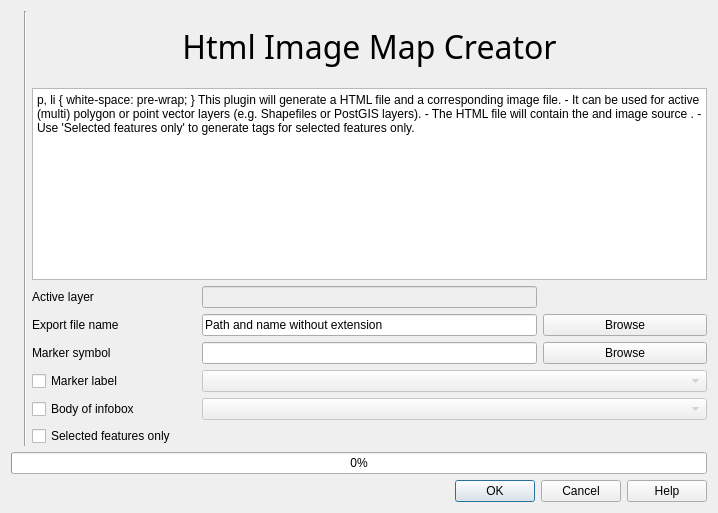
<?xml version="1.0" encoding="UTF-8"?>
<ui version="4.0">
 <class>ImageMapPluginGui</class>
 <widget class="QDialog" name="ImageMapPluginGui">
  <property name="geometry">
   <rect>
    <x>0</x>
    <y>0</y>
    <width>718</width>
    <height>513</height>
   </rect>
  </property>
  <property name="windowTitle">
   <string>Html Image Map Creator</string>
  </property>
  <property name="windowIcon">
   <iconset>
    <normaloff/>
   </iconset>
  </property>
  <layout class="QGridLayout" name="gridLayout">
   <item row="0" column="0" rowspan="3">
    <widget class="QLabel" name="label">
     <property name="text">
      <string/>
     </property>
     <property name="pixmap">
      <pixmap resource="imagemapplugin.qrc">:/imagemap.png</pixmap>
     </property>
    </widget>
   </item>
   <item row="0" column="1" rowspan="3">
    <widget class="Line" name="line1">
     <property name="maximumSize">
      <size>
       <width>2</width>
       <height>32767</height>
      </size>
     </property>
     <property name="frameShape">
      <enum>QFrame::VLine</enum>
     </property>
     <property name="frameShadow">
      <enum>QFrame::Sunken</enum>
     </property>
     <property name="orientation">
      <enum>Qt::Vertical</enum>
     </property>
    </widget>
   </item>
   <item row="0" column="2">
    <widget class="QLabel" name="txtHeading">
     <property name="sizePolicy">
      <sizepolicy hsizetype="Preferred" vsizetype="Minimum">
       <horstretch>0</horstretch>
       <verstretch>0</verstretch>
      </sizepolicy>
     </property>
     <property name="font">
      <font>
       <family>Sans Serif</family>
       <pointsize>24</pointsize>
       <weight>50</weight>
       <italic>false</italic>
       <bold>false</bold>
       <underline>false</underline>
       <strikeout>false</strikeout>
      </font>
     </property>
     <property name="text">
      <string>Html Image Map Creator</string>
     </property>
     <property name="alignment">
      <set>Qt::AlignCenter</set>
     </property>
    </widget>
   </item>
   <item row="1" column="2">
    <widget class="QTextEdit" name="textEdit">
     <property name="sizePolicy">
      <sizepolicy hsizetype="Expanding" vsizetype="Preferred">
       <horstretch>0</horstretch>
       <verstretch>0</verstretch>
      </sizepolicy>
     </property>
     <property name="readOnly">
      <bool>true</bool>
     </property>
     <property name="html">
      <string>&lt;!DOCTYPE HTML PUBLIC &quot;-//W3C//DTD HTML 4.0//EN&quot; &quot;http://www.w3.org/TR/REC-html40/strict.dtd&quot;&gt;
&lt;html&gt;&lt;head&gt;&lt;meta name=&quot;qrichtext&quot; content=&quot;1&quot; /&gt;&lt;style type=&quot;text/css&quot;&gt;
p, li { white-space: pre-wrap; }
&lt;/style&gt;&lt;/head&gt;&lt;body style=&quot; font-family:'Sans'; font-size:10pt; font-weight:400; font-style:normal;&quot;&gt;
&lt;p style=&quot; margin-top:0px; margin-bottom:0px; margin-left:0px; margin-right:0px; -qt-block-indent:0; text-indent:0px;&quot;&gt;&lt;span style=&quot; font-family:'Sans Serif';&quot;&gt;This plugin will generate a HTML file and a corresponding image file. &lt;/span&gt;&lt;/p&gt;
&lt;p style=&quot; margin-top:0px; margin-bottom:0px; margin-left:0px; margin-right:0px; -qt-block-indent:0; text-indent:0px;&quot;&gt;&lt;span style=&quot; font-family:'Sans Serif'; font-size:6pt;&quot;&gt; &lt;/span&gt;&lt;/p&gt;
&lt;p style=&quot; margin-top:0px; margin-bottom:0px; margin-left:0px; margin-right:0px; -qt-block-indent:0; text-indent:0px;&quot;&gt;&lt;span style=&quot; font-family:'Sans Serif';&quot;&gt;- It can be used for active (multi) polygon or point vector layers (e.g. Shapefiles or PostGIS layers).&lt;/span&gt;&lt;/p&gt;
&lt;p style=&quot; margin-top:0px; margin-bottom:0px; margin-left:0px; margin-right:0px; -qt-block-indent:0; text-indent:0px;&quot;&gt;&lt;span style=&quot; font-family:'Sans Serif';&quot;&gt;- The HTML file will contain the &amp;lt;img&amp;gt; and image &amp;lt;map&amp;gt; source .&lt;/span&gt;&lt;/p&gt;
&lt;p style=&quot; margin-top:0px; margin-bottom:0px; margin-left:0px; margin-right:0px; -qt-block-indent:0; text-indent:0px;&quot;&gt;&lt;span style=&quot; font-family:'Sans Serif';&quot;&gt;- Use 'Selected features only' to generate &amp;lt;area&amp;gt; tags for selected features only.&lt;/span&gt;&lt;/p&gt;&lt;/body&gt;&lt;/html&gt;</string>
     </property>
    </widget>
   </item>
   <item row="3" column="0" colspan="3">
    <widget class="QProgressBar" name="progressBar">
     <property name="value">
      <number>0</number>
     </property>
    </widget>
   </item>
   <item row="4" column="0" colspan="3">
    <widget class="QDialogButtonBox" name="buttonBox">
     <property name="enabled">
      <bool>true</bool>
     </property>
     <property name="orientation">
      <enum>Qt::Horizontal</enum>
     </property>
     <property name="standardButtons">
      <set>QDialogButtonBox::Cancel|QDialogButtonBox::Help|QDialogButtonBox::Ok</set>
     </property>
    </widget>
   </item>
   <item row="2" column="2">
    <layout class="QGridLayout" name="gridLayout_3">
     <item row="1" column="0">
      <widget class="QLabel" name="lblActiveLayer">
       <property name="sizePolicy">
        <sizepolicy hsizetype="Preferred" vsizetype="Minimum">
         <horstretch>0</horstretch>
         <verstretch>0</verstretch>
        </sizepolicy>
       </property>
       <property name="text">
        <string>Active layer</string>
       </property>
      </widget>
     </item>
     <item row="3" column="0">
      <widget class="QLabel" name="lblFilename">
       <property name="sizePolicy">
        <sizepolicy hsizetype="Preferred" vsizetype="Minimum">
         <horstretch>0</horstretch>
         <verstretch>0</verstretch>
        </sizepolicy>
       </property>
       <property name="text">
        <string>Export file name</string>
       </property>
      </widget>
     </item>
     <item row="3" column="3">
      <widget class="QPushButton" name="btnBrowse">
       <property name="text">
        <string>Browse</string>
       </property>
      </widget>
     </item>
     <item row="4" column="0">
      <widget class="QLabel" name="lblIconFileName">
       <property name="sizePolicy">
        <sizepolicy hsizetype="Preferred" vsizetype="Minimum">
         <horstretch>0</horstretch>
         <verstretch>0</verstretch>
        </sizepolicy>
       </property>
       <property name="text">
        <string>Marker symbol</string>
       </property>
      </widget>
     </item>
     <item row="4" column="3">
      <widget class="QPushButton" name="btnIconFileBrowse">
       <property name="text">
        <string>Browse</string>
       </property>
      </widget>
     </item>
     <item row="4" column="1" colspan="2">
      <widget class="QLineEdit" name="txtIconFileName">
      </widget>
     </item>
     <item row="5" column="0">
      <widget class="QCheckBox" name="chkBoxOnClick">
       <property name="text">
        <string>Marker label</string>
       </property>
      </widget>
     </item>
     <item row="5" column="1" colspan="3">
      <widget class="QComboBox" name="cmbAttributesOnClick">
       <property name="enabled">
        <bool>false</bool>
       </property>
      </widget>
     </item>
     <item row="6" column="0">
      <widget class="QCheckBox" name="chkBoxOnMouseOver">
       <property name="text">
        <string>Body of infobox</string>
       </property>
      </widget>
     </item>
     <item row="6" column="1" colspan="3">
      <widget class="QComboBox" name="cmbAttributesOnMouseOver">
       <property name="enabled">
        <bool>false</bool>
       </property>
      </widget>
     </item>
     <item row="3" column="1" colspan="2">
      <widget class="QLineEdit" name="txtFileName">
       <property name="text">
        <string>Path and name without extension</string>
       </property>
      </widget>
     </item>
     <item row="1" column="1" colspan="2">
      <widget class="QLineEdit" name="txtLayerName">
       <property name="enabled">
        <bool>false</bool>
       </property>
      </widget>
     </item>
     <item row="9" column="0" colspan="2">
      <widget class="QCheckBox" name="chkBoxSelectedOnly">
       <property name="text">
        <string>Selected features only</string>
       </property>
      </widget>
     </item>
     <item row="9" column="1">
      <widget class="QLabel" name="featureCount">
       <property name="sizePolicy">
        <sizepolicy hsizetype="Preferred" vsizetype="Minimum">
         <horstretch>0</horstretch>
         <verstretch>0</verstretch>
        </sizepolicy>
       </property>
       <property name="text">
        <string></string>
       </property>
      </widget>
     </item>
    </layout>
   </item>
  </layout>
 </widget>
 <layoutdefault spacing="6" margin="11"/>
 <resources>
  <include location="imagemapplugin.qrc"/>
 </resources>
 <connections/>
</ui>
